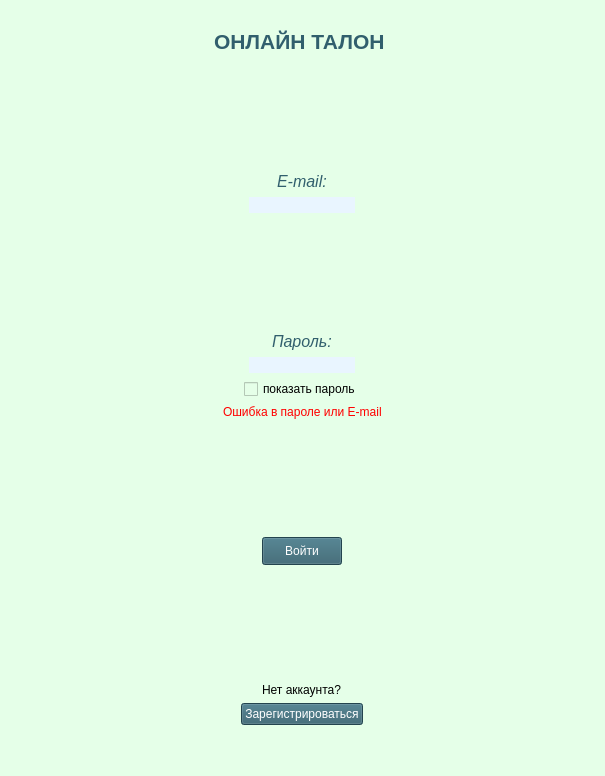
<?xml version="1.0" encoding="UTF-8"?>
<ui version="4.0">
 <class>MainWindow</class>
 <widget class="QMainWindow" name="MainWindow">
  <property name="geometry">
   <rect>
    <x>0</x>
    <y>0</y>
    <width>605</width>
    <height>776</height>
   </rect>
  </property>
  <property name="windowTitle">
   <string>MainWindow</string>
  </property>
  <property name="styleSheet">
   <string notr="true">background-color: rgb(229, 255, 232);</string>
  </property>
  <widget class="QWidget" name="centralwidget">
   <layout class="QVBoxLayout" name="verticalLayout">
    <item>
     <spacer name="horizontalSpacer">
      <property name="orientation">
       <enum>Qt::Horizontal</enum>
      </property>
      <property name="sizeHint" stdset="0">
       <size>
        <width>40</width>
        <height>20</height>
       </size>
      </property>
     </spacer>
    </item>
    <item alignment="Qt::AlignHCenter">
     <widget class="QLabel" name="label">
      <property name="text">
       <string>&lt;html&gt;&lt;head/&gt;&lt;body&gt;&lt;p&gt;&lt;span style=&quot; font-size:16pt; font-weight:600; color:#315f6d;&quot;&gt;   ОНЛАЙН ТАЛОН   &lt;/span&gt;&lt;/p&gt;&lt;/body&gt;&lt;/html&gt;</string>
      </property>
     </widget>
    </item>
    <item>
     <spacer name="verticalSpacer">
      <property name="orientation">
       <enum>Qt::Vertical</enum>
      </property>
      <property name="sizeHint" stdset="0">
       <size>
        <width>20</width>
        <height>40</height>
       </size>
      </property>
     </spacer>
    </item>
    <item alignment="Qt::AlignHCenter">
     <widget class="QLabel" name="label_3">
      <property name="whatsThis">
       <string>&lt;html&gt;&lt;head/&gt;&lt;body&gt;&lt;p&gt;&lt;span style=&quot; font-size:16pt; font-weight:600; font-style:italic; color:#315f6d;&quot;&gt;E-mail&lt;/span&gt;&lt;/p&gt;&lt;/body&gt;&lt;/html&gt;</string>
      </property>
      <property name="styleSheet">
       <string notr="true"/>
      </property>
      <property name="text">
       <string>&lt;html&gt;&lt;head/&gt;&lt;body&gt;&lt;p&gt;&lt;span style=&quot; font-size:12pt; font-style:italic; color:#315f6d;&quot;&gt;E-mail:&lt;/span&gt;&lt;/p&gt;&lt;/body&gt;&lt;/html&gt;</string>
      </property>
     </widget>
    </item>
    <item alignment="Qt::AlignHCenter">
     <widget class="QLineEdit" name="lineEdit">
      <property name="styleSheet">
       <string notr="true">color: rgb(49, 95, 109);
font: 15pt &quot;Nyala&quot;;
background-color: rgb(233, 245, 255);
border-radius: 20px;</string>
      </property>
      <property name="text">
       <string/>
      </property>
     </widget>
    </item>
    <item>
     <spacer name="verticalSpacer_2">
      <property name="orientation">
       <enum>Qt::Vertical</enum>
      </property>
      <property name="sizeHint" stdset="0">
       <size>
        <width>20</width>
        <height>40</height>
       </size>
      </property>
     </spacer>
    </item>
    <item alignment="Qt::AlignHCenter">
     <widget class="QLabel" name="label_4">
      <property name="text">
       <string>&lt;html&gt;&lt;head/&gt;&lt;body&gt;&lt;p&gt;&lt;span style=&quot; font-size:12pt; font-style:italic; color:#315f6d;&quot;&gt;Пароль:&lt;/span&gt;&lt;/p&gt;&lt;/body&gt;&lt;/html&gt;</string>
      </property>
     </widget>
    </item>
    <item alignment="Qt::AlignHCenter">
     <widget class="QLineEdit" name="lineEdit_2">
      <property name="sizePolicy">
       <sizepolicy hsizetype="Expanding" vsizetype="Fixed">
        <horstretch>12</horstretch>
        <verstretch>0</verstretch>
       </sizepolicy>
      </property>
      <property name="cursor">
       <cursorShape>IBeamCursor</cursorShape>
      </property>
      <property name="styleSheet">
       <string notr="true">color: rgb(49, 95, 109);
font: 15pt &quot;Nyala&quot;;
background-color: rgb(233, 245, 255);
border-radius: 20px;</string>
      </property>
      <property name="text">
       <string/>
      </property>
      <property name="echoMode">
       <enum>QLineEdit::Password</enum>
      </property>
     </widget>
    </item>
    <item alignment="Qt::AlignHCenter">
     <widget class="QCheckBox" name="checkBox">
      <property name="text">
       <string>показать пароль</string>
      </property>
     </widget>
    </item>
    <item alignment="Qt::AlignHCenter">
     <widget class="QLabel" name="label_2">
      <property name="styleSheet">
       <string notr="true">color: rgb(255, 0, 0);</string>
      </property>
      <property name="text">
       <string>Ошибка в пароле или E-mail</string>
      </property>
     </widget>
    </item>
    <item>
     <spacer name="verticalSpacer_3">
      <property name="orientation">
       <enum>Qt::Vertical</enum>
      </property>
      <property name="sizeHint" stdset="0">
       <size>
        <width>20</width>
        <height>40</height>
       </size>
      </property>
     </spacer>
    </item>
    <item alignment="Qt::AlignHCenter">
     <widget class="QPushButton" name="pushButton">
      <property name="minimumSize">
       <size>
        <width>0</width>
        <height>28</height>
       </size>
      </property>
      <property name="maximumSize">
       <size>
        <width>93</width>
        <height>16777215</height>
       </size>
      </property>
      <property name="cursor">
       <cursorShape>PointingHandCursor</cursorShape>
      </property>
      <property name="toolTip">
       <string>&lt;!DOCTYPE HTML PUBLIC &quot;-//W3C//DTD HTML 4.0//EN&quot; &quot;http://www.w3.org/TR/REC-html40/strict.dtd&quot;&gt;
&lt;html&gt;&lt;head&gt;&lt;meta name=&quot;qrichtext&quot; content=&quot;1&quot; /&gt;&lt;style type=&quot;text/css&quot;&gt;
p, li { white-space: pre-wrap; }
&lt;/style&gt;&lt;/head&gt;&lt;body style=&quot; font-family:'MS Shell Dlg 2'; font-size:8pt; font-weight:400; font-style:normal;&quot;&gt;
&lt;p style=&quot; margin-top:12px; margin-bottom:12px; margin-left:0px; margin-right:0px; -qt-block-indent:0; text-indent:0px;&quot;&gt;&lt;span style=&quot; font-size:12pt; font-weight:600;&quot;&gt;Войти&lt;/span&gt;&lt;/p&gt;&lt;/body&gt;&lt;/html&gt;</string>
      </property>
      <property name="whatsThis">
       <string>&lt;!DOCTYPE HTML PUBLIC &quot;-//W3C//DTD HTML 4.0//EN&quot; &quot;http://www.w3.org/TR/REC-html40/strict.dtd&quot;&gt;
&lt;html&gt;&lt;head&gt;&lt;meta name=&quot;qrichtext&quot; content=&quot;1&quot; /&gt;&lt;style type=&quot;text/css&quot;&gt;
p, li { white-space: pre-wrap; }
&lt;/style&gt;&lt;/head&gt;&lt;body style=&quot; font-family:'MS Shell Dlg 2'; font-size:8pt; font-weight:400; font-style:normal;&quot;&gt;
&lt;p style=&quot; margin-top:12px; margin-bottom:12px; margin-left:0px; margin-right:0px; -qt-block-indent:0; text-indent:0px;&quot;&gt;лапбми&lt;/p&gt;&lt;/body&gt;&lt;/html&gt;</string>
      </property>
      <property name="styleSheet">
       <string notr="true">QPushButton{
	color: rgb(255, 255, 255);
	font: 12pt &quot;MS Shell Dlg 2&quot;;
	background-color: rgb(49, 95, 109);
}
QPushButton:hover{
	
	background-color: rgb(34, 200, 67);
}</string>
      </property>
      <property name="text">
       <string>Войти</string>
      </property>
     </widget>
    </item>
    <item>
     <spacer name="verticalSpacer_4">
      <property name="orientation">
       <enum>Qt::Vertical</enum>
      </property>
      <property name="sizeHint" stdset="0">
       <size>
        <width>20</width>
        <height>40</height>
       </size>
      </property>
     </spacer>
    </item>
    <item alignment="Qt::AlignHCenter">
     <widget class="QLabel" name="label_5">
      <property name="text">
       <string>Нет аккаунта?</string>
      </property>
     </widget>
    </item>
    <item alignment="Qt::AlignHCenter">
     <widget class="QPushButton" name="pushButton_2">
      <property name="toolTip">
       <string>&lt;!DOCTYPE HTML PUBLIC &quot;-//W3C//DTD HTML 4.0//EN&quot; &quot;http://www.w3.org/TR/REC-html40/strict.dtd&quot;&gt;
&lt;html&gt;&lt;head&gt;&lt;meta name=&quot;qrichtext&quot; content=&quot;1&quot; /&gt;&lt;style type=&quot;text/css&quot;&gt;
p, li { white-space: pre-wrap; }
&lt;/style&gt;&lt;/head&gt;&lt;body style=&quot; font-family:'MS Shell Dlg 2'; font-size:8pt; font-weight:400; font-style:normal;&quot;&gt;
&lt;p style=&quot; margin-top:12px; margin-bottom:12px; margin-left:0px; margin-right:0px; -qt-block-indent:0; text-indent:0px;&quot;&gt;&lt;span style=&quot; font-size:12pt; font-weight:600;&quot;&gt;Войти&lt;/span&gt;&lt;/p&gt;&lt;/body&gt;&lt;/html&gt;</string>
      </property>
      <property name="whatsThis">
       <string>&lt;!DOCTYPE HTML PUBLIC &quot;-//W3C//DTD HTML 4.0//EN&quot; &quot;http://www.w3.org/TR/REC-html40/strict.dtd&quot;&gt;
&lt;html&gt;&lt;head&gt;&lt;meta name=&quot;qrichtext&quot; content=&quot;1&quot; /&gt;&lt;style type=&quot;text/css&quot;&gt;
p, li { white-space: pre-wrap; }
&lt;/style&gt;&lt;/head&gt;&lt;body style=&quot; font-family:'MS Shell Dlg 2'; font-size:8pt; font-weight:400; font-style:normal;&quot;&gt;
&lt;p style=&quot; margin-top:12px; margin-bottom:12px; margin-left:0px; margin-right:0px; -qt-block-indent:0; text-indent:0px;&quot;&gt;лапбми&lt;/p&gt;&lt;/body&gt;&lt;/html&gt;</string>
      </property>
      <property name="styleSheet">
       <string notr="true">QPushButton{
	color: rgb(255, 255, 255);
	font: 12pt &quot;MS Shell Dlg 2&quot;;
	background-color: rgb(49, 95, 109);
}
QPushButton:hover{
	
	background-color: rgb(34, 200, 67);
}</string>
      </property>
      <property name="text">
       <string>Зарегистрироваться</string>
      </property>
     </widget>
    </item>
    <item>
     <spacer name="horizontalSpacer_2">
      <property name="orientation">
       <enum>Qt::Horizontal</enum>
      </property>
      <property name="sizeHint" stdset="0">
       <size>
        <width>40</width>
        <height>20</height>
       </size>
      </property>
     </spacer>
    </item>
   </layout>
  </widget>
  <widget class="QMenuBar" name="menubar">
   <property name="geometry">
    <rect>
     <x>0</x>
     <y>0</y>
     <width>605</width>
     <height>26</height>
    </rect>
   </property>
  </widget>
  <widget class="QStatusBar" name="statusbar"/>
 </widget>
 <resources/>
 <connections/>
</ui>
